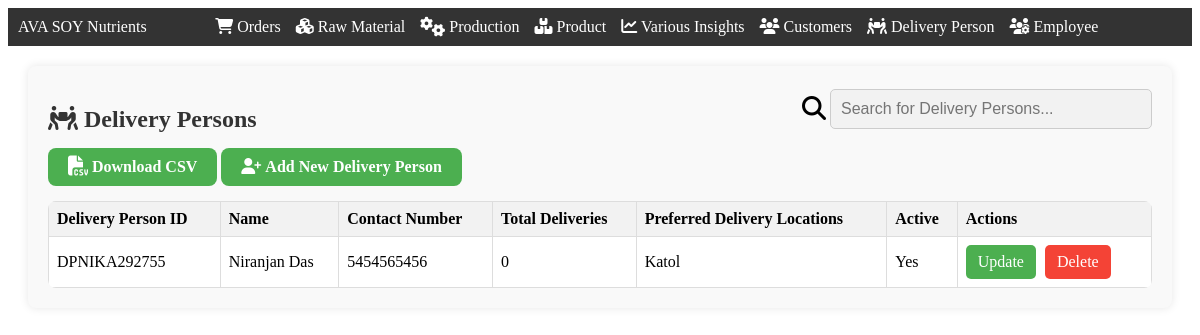
The page /delivery_person (signed in) on the database its author committed.
### app.py (models this page shows)
class DeliveryPerson(db.Model):
    DeliveryPersonID = db.Column(db.String(60), primary_key=True)
    DeliveryPersonName = db.Column(db.String(255))
    ContactNumber = db.Column(db.String(20))
    TotalDeliveries = db.Column(db.Integer)
    PreferredDeliveryLocations = db.Column(db.String(255))
    ActiveOrObsolete = db.Column(db.Boolean)

### app.py (the view)
@app.route('/delivery_person', methods=["GET", "POST"])
def delivery_person():
    if session['LoggedIn']==True and (session['Designation']=="Admin"):
        delivery_people = DeliveryPerson.query.all()
        return render_template('delivery_person.html', delivery_people=delivery_people)

### templates/delivery_person.html (shortened to what this page needs)
<!DOCTYPE html>
<html lang="en">
<head>
    <link rel="stylesheet" href="{{ url_for('static', filename='css/navbar.css') }}">
    <link rel="stylesheet" href="https://cdnjs.cloudflare.com/ajax/libs/font-awesome/6.5.1/css/all.min.css" />
</head>
<body>
    <div class="navbar">
        <div class="navbar-left">AVA SOY Nutrients</div>
        <div class="navbar-center">
            <a href="/orders"><i class="fa-solid fa-cart-shopping"></i> Orders</a>
            <a href="/inventory"><i class="fa-solid fa-cubes"></i> Raw Material</a>
            <a href="/production"><i class="fa-solid fa-gears fa-lg"></i> Production</a>
            <a href="/product"><i class="fa-solid fa-boxes-stacked"></i> Product</a>
            <a href="/variousinsights"><i class="fa-solid fa-chart-line"></i> Various Insights</a>
            <a href="/customers"><i class="fa-solid fa-users"></i> Customers</a>
            <a href="/delivery_person"><i class="fa-solid fa-people-carry-box"></i> Delivery Person</a>
            <a href="/employee"><i class="fa-solid fa-users-gear"></i> Employee</a>
        </div>
    </div>
    <div class="container">
        <div class="row" style="display: flex; justify-content: space-between; align-items: center;">
            <h2><i class="fa-solid fa-people-carry-box"></i> Delivery Persons</h2>
            <div class="search-container">
                <i class="fa-solid fa-magnifying-glass fa-xl"></i>
                <input type="text" id="searchInput" onkeyup="searchFunction()" placeholder="Search for Delivery Persons...">
            </div>
        </div>
        <a href="/download_delivery_persons_csv" class="add-delivery-person-btn"><i class="fa-solid fa-file-csv fa-lg"></i><b> Download CSV</b></a>
        <a href="/open_add_delivery_person" class="add-delivery-person-btn"><i class="fa-solid fa-user-plus"></i> <b>Add New Delivery Person</b></a>
        {% if delivery_people|length == 0  %}
            <div class="alert" role="alert">
                <i class="fa-solid fa-face-sad-tear fa-lg"></i>
                <b>No delivery persons found. Please add your first delivery person!</b>            </div>
        {% else %}
            <table>
                <thead>
                    <tr>
                        <th>Delivery Person ID</th>
                        <th>Name</th>
                        <th>Contact Number</th>
                        <th>Total Deliveries</th>
                        <th>Preferred Delivery Locations</th>
                        <th>Active</th>
                        <th>Actions</th>
                    </tr>
                </thead>
                <tbody>
                    {% for delivery_person in delivery_people %}
                        <tr>
                            <td>{{ delivery_person.DeliveryPersonID }}</td>
                            <td>{{ delivery_person.DeliveryPersonName }}</td>
                            <td>{{ delivery_person.ContactNumber }}</td>
                            <td>{{ delivery_person.TotalDeliveries }}</td>
                            <td>{{ delivery_person.PreferredDeliveryLocations }}</td>
                            <td>{{ "Yes" if delivery_person.ActiveOrObsolete else "No" }}</td>
                            <td class="action-cell">
                                <a href="/open_update_delivery_person/{{ delivery_person.DeliveryPersonID }}" class="action-btn btn-success">Update</a>
                                <a href="#" onclick="confirmDelete('{{ delivery_person.DeliveryPersonID }}');" class="action-btn btn-danger">Delete</a>
                            </td>
                        </tr>
                    {% endfor %}
                </tbody>
            </table>
        {% endif %}
    </div>
</body>
</html>

### static/css/navbar.css (style rules this page uses)
.navbar { background-color: #333; color: white; display: flex; justify-content: space-between; align-items: center; padding: 10px; }
.navbar-center { flex: 1; display: flex; justify-content: center; }
.navbar-center a { color: white; text-decoration: none; margin-right: 15px; }
.search-container { margin-bottom: 15px; }
.search-container input[type=text] { width: 300px; padding: 10px; border: 1px solid #ccc; border-radius: 5px; font-size: 16px; background-color: #f2f2f2; }

### templates/delivery_person.html (style rules this page uses)
.container { margin: 20px; padding: 20px; border-radius: 8px; background-color: #f9f9f9; box-shadow: 0 0 10px rgba(0, 0, 0, 0.1); }
h2 { font-size: 24px; margin-bottom: 15px; color: #333; }
table { width: 100%; border-collapse: collapse; background-color: #fff; border-radius: 8px; overflow: hidden; }
table th, table td { border: 1px solid #ddd; padding: 8px; text-align: left; }
thead { background-color: #f2f2f2; }
.add-delivery-person-btn { background-color: #4CAF50; border: none; color: white; padding: 10px 20px; text-align: center; text-decoration: none; font-size: 16px; margin-bottom: 15px; cursor: pointer; border-radius: 8px; display: inline-block; transition: background-color 0.3s ease; }
.action-btn { display: inline-block; padding: 8px 12px; margin-right: 5px; border-radius: 5px; text-decoration: none; transition: background-color 0.3s ease; }
.btn-success { background-color: #4CAF50; color: white; }
.btn-danger { background-color: #f44336; color: white; }

### rows shown on the page
DeliveryPerson: DeliveryPersonID "DPNIKA292755", DeliveryPersonName "Niranjan Das", ContactNumber "5454565456", TotalDeliveries "0", PreferredDeliveryLocations "Katol", ActiveOrObsolete "Yes"
